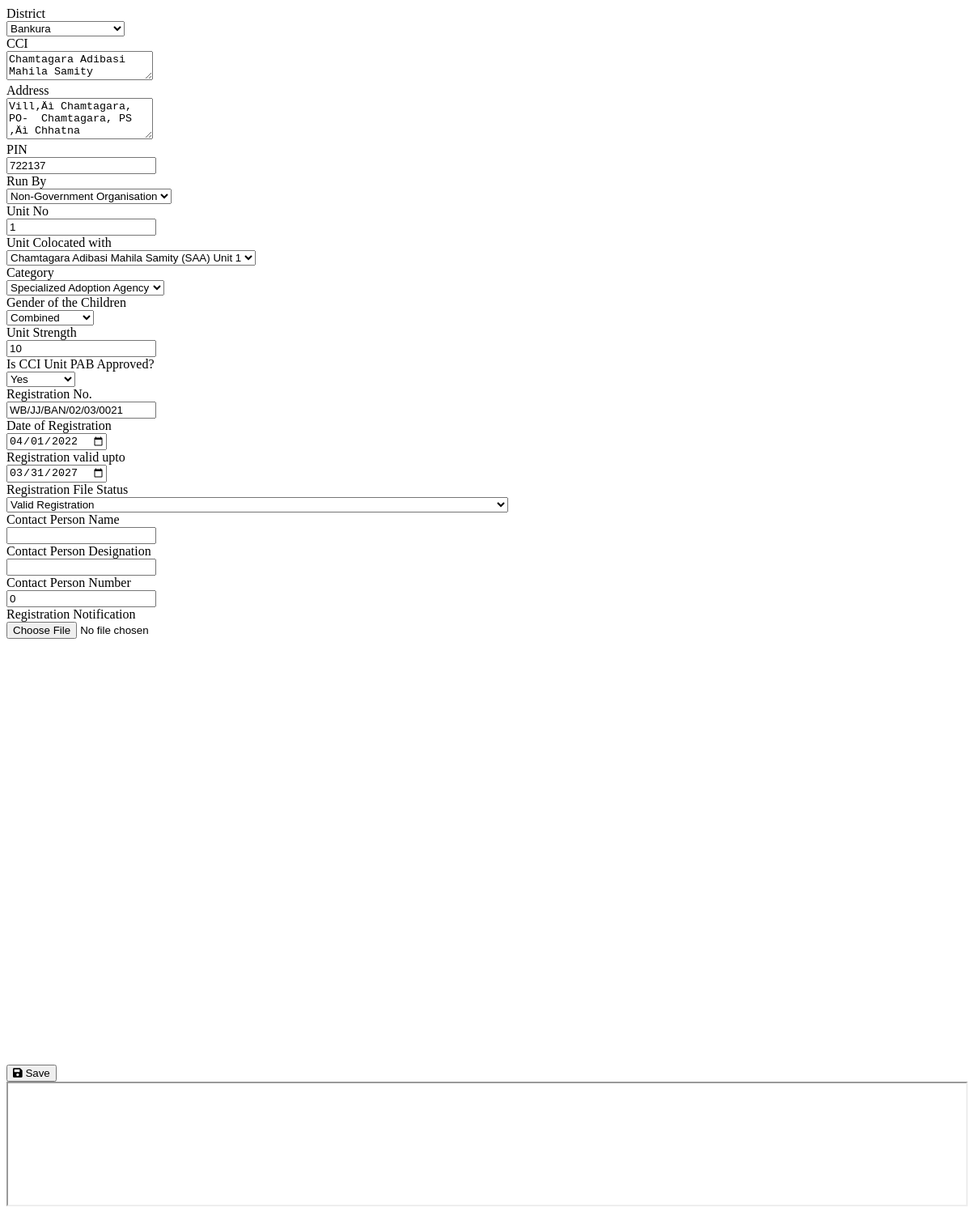
The app's page /pages/cci_edit_form.php?data=CCI_004 (signed in) with its own data.
### tables this page shows
CREATE TABLE `cci` (
  `id` varchar(255) NOT NULL,
  `colocated_with` varchar(255) NOT NULL,
  `district` varchar(255) DEFAULT NULL,
  `cci_name` varchar(255) DEFAULT NULL,
  `address` varchar(255) DEFAULT NULL,
  `pin` int(11) DEFAULT 0,
  `run_by` varchar(255) DEFAULT NULL,
  `cci_unit_no` smallint(6) DEFAULT 0,
  `cci_unit_gender` varchar(255) DEFAULT NULL,
  `cci_unit_strength` int(11) DEFAULT 0,
  `is_pab_approved` tinyint(1) DEFAULT 0,
  `reg_no` varchar(255) DEFAULT NULL,
  `reg_date` date DEFAULT NULL,
  `reg_valid_upto` date DEFAULT NULL,
  `reg_status` int(11) DEFAULT NULL,
  `contact_name` varchar(255) DEFAULT NULL,
  `contact_desg` varchar(255) DEFAULT NULL,
  `contact_phno` int(11) DEFAULT 0
);

CREATE TABLE `cci_reg_file_status` (
  `id` int(11) NOT NULL,
  `reg_status` varchar(255) NOT NULL
);

### config/DbFunction.php (called while the page is built, shortened)
<?php
class DbFunction{
	function get_cci_categories() {
		$db = Database::getInstance();
		$mysqli = $db->getConnection();
		$query = "SELECT `cci_unit_types`.`id`, `cci_unit_types`.`category` FROM `cci_unit_types`;";
		$rs= $mysqli->query($query);
		return $rs->fetch_all();
	}
	function get_filter_values($fieldname) {
		$db = Database::getInstance();
		$mysqli = $db->getConnection();
		$query = "SELECT DISTINCT(`cci`.`" . $fieldname . "`) FROM `cci`";
		$rs= $mysqli->query($query);
		return $rs->fetch_all();
	}
	function get_reg_file_status() {
		$db = Database::getInstance();
        $mysqli = $db->getConnection();
        $query = "SELECT * FROM `cci_reg_file_status`";
        $rs= $mysqli->query($query);
        return $rs->fetch_all();
	}
	function get_ccis_of_district($district) {
		$db = Database::getInstance();
        $mysqli = $db->getConnection();
        $sql = "SELECT `cci`.`id`, `cci`.`cci_name`, `cci`.`cci_unit_no`, `cci_unit_types`.`type_of_child`
				FROM `cci`
				JOIN `unit_types` ON `cci`.`id` = `unit_types`.`cci_id`
				JOIN `cci_unit_types` ON `unit_types`.`type_id` = `cci_unit_types`.`id`
				WHERE `cci`.`district` = '" . $district . "'
				AND `cci`.`colocated_with` = `cci`.`id`;";
        $rs = $mysqli->query($sql, MYSQLI_ASSOC);
        return $rs;
	}
}

### pages/cci_edit_form.php (the view, shortened to what this page needs)
<?php
require_once "../config/DbFunction.php";
$db = Database::getInstance();
$mysqli = $db->getConnection();
$data = $_GET['data'];
$cci_id = explode(',', $data)[0];
$sql = "SELECT `cci`.*, `cci_unit_types`.`category`
        FROM `cci`
        JOIN `unit_types` ON `cci`.`id` = `unit_types`.`cci_id`
        JOIN `cci_unit_types` ON `unit_types`.`type_id` = `cci_unit_types`.`id`
        WHERE `cci`.`id` = ?;";
$stmt = $mysqli->prepare($sql);
$stmt->bind_param('s', $cci_id);
if ($stmt->execute()) {
    $cci_details = $stmt->get_result()->fetch_all(MYSQLI_ASSOC)[0];
} else {
    trigger_error("Error in query: ". mysqli_connect_error(), E_USER_ERROR);
    die(E_USER_ERROR);
}
$filename = "../reg_files/" . $cci_details['id'] . ".pdf";
$obj = new DbFunction();
?>
<!DOCTYPE html>
<html lang="en">
<head>
</head>
<body>
    <div class="row">
        <div class="col-sm-6 mb-3 mb-sm-0">
            <form id="fCCIEdit" action="" method="">
                <div class="card border-dark">
                    <div class="card-body scrollable-card">
                        <div class="row mb-3">
                            <label for="i_cci_dist" class="col-sm-6 col-form-label">District</label>
                            <div class="col-sm-6">
                                <select id="i_cci_dist" name="i_cci_dist" class="form-control">
                                    <?php
                                    $districts = $obj->get_filter_values('district');
                                    foreach ($districts as $district) {
                                        echo '<option value="'. $district[0]. '"'. ($cci_details['district'] == $district[0] ? 'selected' : '') . '>'. $district[0] . '</option>';
                                    }
                                    ?>
                                </select>
                            </div>
                        </div>
                        <div class="row mb-3">
                            <label for="i_cci_name" class="col-sm-6 col-form-label">CCI</label>
                            <div class="col-sm-6">
                            <textarea rows="2" class="form-control" id="i_cci_name" name="i_cci_name"><?php echo $cci_details['cci_name'] ?></textarea>
                            </div>
                        </div>
                        <div class="row mb-3">
                            <label for="i_cci_addr" class="col-sm-6 col-form-label">Address</label>
                            <div class="col-sm-6">
                            <textarea rows="3" class="form-control" id="i_cci_addr" name="i_cci_addr"><?php echo $cci_details['address'] ?></textarea>
                            </div>
                        </div>
                        <div class="row mb-3">
                            <label for="i_cci_pin" class="col-sm-6 col-form-label">PIN</label>
                            <div class="col-sm-6">
                            <input type="text" class="form-control" id="i_cci_pin" name="i_cci_pin" value="<?php echo $cci_details['pin'] ?>" />
                            </div>
                        </div>
                        <div class="row mb-3">
                            <label for="i_cci_run_by" class="col-sm-6 col-form-label">Run By</label>
                            <div class="col-sm-6">
                                <select id="i_cci_run_by" name="i_cci_run_by" class="form-control">
                                    <?php
                                    $run_by = $obj->get_filter_values('run_by');
                                    foreach ($run_by as $val) {
                                        echo '<option value="'. $val[0]. '"'. ($cci_details['run_by'] == $val[0] ? 'selected' : '') .'>'. $val[0] . '</option>';
                                    }
                                    ?>
                                </select>
                            </div>
                        </div>
                        <div class="row mb-3">
                            <label for="i_cci_unit_no" class="col-sm-6 col-form-label">Unit No</label>
                            <div class="col-sm-6">
                            <input type="text" class="form-control" id="i_cci_unit_no" name="i_cci_unit_no" value="<?php echo $cci_details['cci_unit_no'] ?>" />
                            </div>
                        </div>
                        <div class="row mb-3">
                            <label for="i_cci_colocated_with" class="col-sm-6 col-form-label">Unit Colocated with</label>
                            <div class="col-sm-6">
                                <select id="i_cci_colocated_with" name="i_cci_colocated_with" class="form-control">
                                    <?php
                                    $cci = $obj->get_ccis_of_district($cci_details['district']);
                                    foreach ($cci as $val) {
                                        echo '<option value="'. $val['id']. '"'. ($cci_details['colocated_with'] == $val['id'] ? 'selected' : '') .'>'. $val['cci_name'] . ' (' . $val['type_of_child']. ')' . ' Unit ' . $val['cci_unit_no'] .'</option>';
                                    }
                                    ?>
                                </select>
                            </div>
                        </div>
                        <div class="row mb-3">
                            <label for="i_cci_category" class="col-sm-6 col-form-label">Category</label>
                            <div class="col-sm-6">
                                <select id="i_cci_category" name="i_cci_category" class="form-control">
                                    <?php
                                    $run_by = $obj->get_cci_categories();
                                    foreach ($run_by as $val) {
                                        echo '<option value="'. $val[0]. '"'. ($cci_details['category'] == $val[1] ? 'selected' : '') .'>'. $val[1] . '</option>';
                                    }
                                    ?>
                                </select>
                            </div>
                        </div>
                        <div class="row mb-3">
                            <label for="i_cci_gender" class="col-sm-6 col-form-label">Gender of the Children</label>
                            <div class="col-sm-6">
                                <select id="i_cci_gender" name="i_cci_gender" class="form-control">
                                    <?php
                                    $run_by = $obj->get_filter_values('cci_unit_gender');
                                    foreach ($run_by as $val) {
                                        echo '<option value="'. $val[0]. '"'. ($cci_details['cci_unit_gender'] == $val[0] ? 'selected' : '') .'>'. $val[0] . '</option>';
                                    }
                                    ?>
                                </select>
                            </div>
                        </div>
                        <div class="row mb-3">
                            <label for="i_cci_strength" class="col-sm-6 col-form-label">Unit Strength</label>
                            <div class="col-sm-6">
                            <input type="text" class="form-control" id="i_cci_strength" name="i_cci_strength" value="<?php echo intval($cci_details['cci_unit_strength']) ?>" />
                            </div>
                        </div>
                        <div class="row mb-3">
                            <label for="i_cci_is_pab" class="col-sm-6 col-form-label">Is CCI Unit PAB Approved?</label>
                            <div class="col-sm-6">
                                <select id="i_cci_is_pab" name="i_cci_is_pab" class="form-control">
                                    <option value=1 <?php print($cci_details['is_pab_approved'] == true ? 'selected' : '') ?> >Yes</option>
                                </select>
                            </div>
                        </div>
                        <div class="row mb-3">
                            <label for="i_cci_reg_no" class="col-sm-6 col-form-label">Registration No.</label>
                            <div class="col-sm-6">
                            <input type="text" class="form-control" id="i_cci_reg_no" name="i_cci_reg_no" value="<?php echo $cci_details['reg_no'] ?>" />
                            </div>
                        </div>
                        <div class="row mb-3">
                            <label for="i_cci_reg_dt" class="col-sm-6 col-form-label">Date of Registration</label>
                            <div class="col-sm-6">
                            <input type="date" id="i_cci_reg_dt" name="i_cci_reg_dt" class="form-control" value="<?php echo $cci_details['reg_date']; ?>"/>
                            </div>
                        </div>
                        <div class="row mb-3">
                            <label for="i_cci_reg_valid" class="col-sm-6 col-form-label">Registration valid upto</label>
                            <div class="col-sm-6">
                            <input type="date" id="i_cci_reg_valid" name="i_cci_reg_valid" class="form-control" value="<?php echo $cci_details['reg_valid_upto']; ?>"/>
                            </div>
                        </div>
                        <div class="row mb-3">
                            <label for="i_cci_reg_status" class="col-sm-6 col-form-label">Registration File Status</label>
                            <div class="col-sm-6">
                                <select id="i_cci_reg_status" name="i_cci_reg_status" class="form-control">
                                  <?php
                                  $file_status = $obj->get_reg_file_status();
                                  foreach ($file_status as $val) {
                                    echo '<option value="'. $val[0]. '"'. ($cci_details['reg_status'] == $val[0] ? ' selected' : '') .'>'. $val[1]. '</option>';
                                  }
                                  ?>
                                </select>
                            </div>
                        </div>
                        <div class="row mb-3">
                            <label for="i_cci_contact_name" class="col-sm-6 col-form-label">Contact Person Name</label>
                            <div class="col-sm-6">
                                <input type="text" class="form-control" id="i_cci_contact_name" name="i_cci_contact_name" value="<?php echo $cci_details['contact_name'] ?>" />
                            </div>
                        </div>
                        <div class="row mb-3">
                            <label for="i_cci_contact_designation" class="col-sm-6 col-form-label">Contact Person Designation</label>
                            <div class="col-sm-6">
                                <input type="text" class="form-control" id="i_cci_contact_designation" name="i_cci_contact_designation" value="<?php echo $cci_details['contact_desg'] ?>" />
                            </div>
                        </div>
                        <div class="row mb-3">
                            <label for="i_cci_contact_no" class="col-sm-6 col-form-label">Contact Person Number</label>
                            <div class="col-sm-6">
                                <input type="text" class="form-control" id="i_cci_contact_no" name="i_cci_contact_no" value="<?php echo $cci_details['contact_phno'] ?>" />
                            </div>
                        </div>
                        <div class="row mb-3">
                            <label for="i_cci_reg_file" class="col-sm-6 col-form-label">Registration Notification</label>
                            <div class="col-sm-6">
                                <input class="form-control" type="file" name="i_cci_reg_file" id="i_cci_reg_file" accept="application/pdf">
                            </div>
                        </div>
                    </div>
                    <div class="card-footer text-end">
                        <button id="bSubmitcci_details" type="submit" value="Saved" class="btn btn-primary">
                            <i class="fas fa-save"></i>
                            Save
                        </button>
                    </div>
                </div>
            </form>
        </div>
        <div class="col-sm-6">
            <div class="card border-dark text-bg-dark non-scrollable-card">
                <div class="card-body">
                    <iframe src="<?php echo isset($filename) ? $filename : ''?>" width="100%" height="100%" id="iframeRegFile"></iframe>
                </div>
            </div>
        </div>
    </div>
</body>
</html>

### pages/cci_edit_form.php (style rules this page uses)
.scrollable-card { height: 85vh; overflow-y: auto; }
.non-scrollable-card { height: 90vh; }

### records on screen
cci: i_cci_dist "Bankura", i_cci_name "Chamtagara Adibasi Mahila Samity", i_cci_addr "Vill‚Äì Chamtagara, PO- Chamtagara, PS ‚Äì Chhatna", i_cci_pin "722137", i_cci_run_by "Non-Government Organisation", i_cci_unit_no "1", i_cci_gender "Combined", i_cci_strength "10", i_cci_is_pab "Yes", i_cci_reg_no "WB/JJ/BAN/02/03/0021", i_cci_reg_dt "04/01/2022", i_cci_reg_valid "03/31/2027", i_cci_reg_status "Valid Registration", i_cci_contact_no "0"

### other values on screen
form field i_cci_colocated_with "Chamtagara Adibasi Mahila Samity (SAA) Unit 1"
form field i_cci_category "Specialized Adoption Agency"
